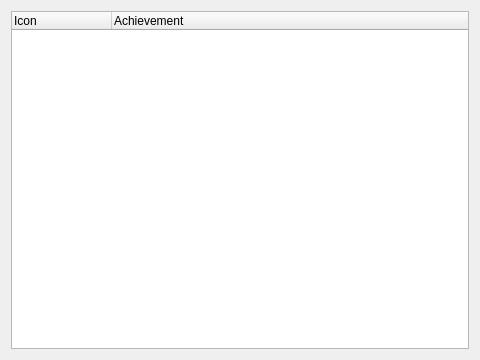
<?xml version="1.0" encoding="UTF-8"?>
<ui version="4.0">
 <class>AchievementsTab</class>
 <widget class="QWidget" name="AchievementsTab">
  <property name="geometry">
   <rect>
    <x>0</x>
    <y>0</y>
    <width>480</width>
    <height>360</height>
   </rect>
  </property>
  <layout class="QVBoxLayout" name="vboxMain">
   <item>
    <widget class="QTreeWidget" name="treeWidget">
     <property name="alternatingRowColors">
      <bool>true</bool>
     </property>
     <property name="rootIsDecorated">
      <bool>false</bool>
     </property>
     <property name="uniformRowHeights">
      <bool>true</bool>
     </property>
     <column>
      <property name="text">
       <string>Icon</string>
      </property>
     </column>
     <column>
      <property name="text">
       <string>Achievement</string>
      </property>
     </column>
    </widget>
   </item>
  </layout>
 </widget>
 <resources/>
 <connections/>
 <slots>
  <signal>modified()</signal>
  <slot>reset()</slot>
  <slot>loadDefaults()</slot>
  <slot>save()</slot>
  <slot>checkBox_clicked()</slot>
 </slots>
</ui>
